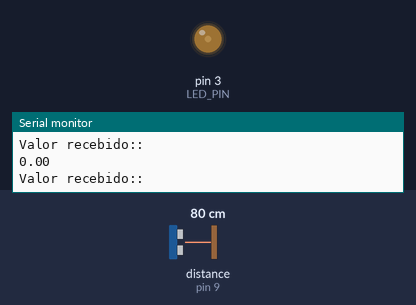
A sketch run on a simulated Arduino Uno, built with avr-gcc and run on an emulated ATmega328P. Parts: output pins drawn as LEDs (lit = HIGH), the last lines printed to the serial monitor. Wiring (inferred from the names in the program): ultrasonic range finder: trigger pin 10; echo pin 9. Inputs (shaded band) come from the test bench; at power-on: distance to the obstacle (sensor on pin 9) 80 cm. The echo pulse lasts 58.3 µs per cm; pins used as bus, display or sensor lines are not drawn.

Above: at 1.2 s.
1.3 s: distance to the obstacle (sensor on pin 9) set to 96 cm
4.3 s: distance to the obstacle (sensor on pin 9) set to 104 cm
At 5.1 s:
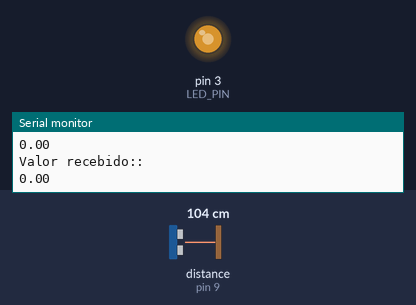
7.3 s: distance to the obstacle (sensor on pin 9) set to 2 cm
At 10.4 s:
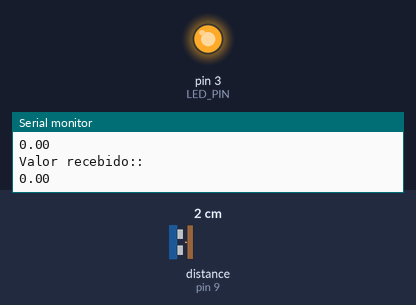
Timing chart, 0 to 11.9 s (numbered marks = the images above; inputs shaded):
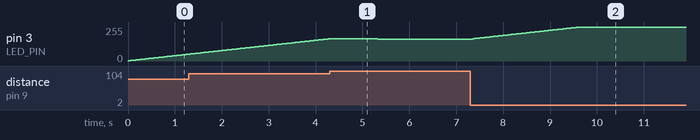

The sketch:

main.ino
```cpp
#include <Arduino.h>
#include "LEDControl.h"

float duration = 0.0;
float distance = 0.0;

// Molotov - A Oração feat. A-Ka
void setup() {
  pinMode(TRIG_PIN, OUTPUT);
  pinMode(ECHO_PIN, INPUT);
  pinMode(LED_PIN, OUTPUT);

  Serial.begin(9600);
  Serial.println("Setup is complete");
}

void loop() {
  digitalWrite(TRIG_PIN, LOW);
  delayMicroseconds(2);

  digitalWrite(TRIG_PIN, HIGH);
  delayMicroseconds(10);

  digitalWrite(TRIG_PIN, LOW);

  duration = pulseIn(ECHO_PIN, HIGH);

  distance = (duration * 0.0343) / 2;

  double percent;
  // Verifica se há dados disponíveis para leitura
  if (Serial.available() > 0) {
    double wishedPercent = Serial.parseFloat(); // Lê o valor enviado
    percent = calculateMinBrightnessPercent(wishedPercent);
  }

  Serial.println("Valor recebido:: ");
  Serial.println(percent);

  if (distance > 100) {
    reduceBrightness(percent);
  } else {
    increaseBrightness();
  }
}
```

LEDControl.cpp
```cpp
#include <Arduino.h>
#include "LEDControl.h"

const int TRIG_PIN = 10;
const int ECHO_PIN = 9;
const int LED_PIN = 3;

const int MAX_BRIGHTNESS = 255;
const double MIN_PERCENTAGE = 8.0;

int BRIGHTNESS = 0;

double calculateMinBrightnessPercent() {
    return (MAX_BRIGHTNESS * MIN_PERCENTAGE) / 100;
}

double calculateMinBrightnessPercent(double wantedMinPercent) {
    return (MAX_BRIGHTNESS * wantedMinPercent) / 100;
}

void reduceBrightness(double targetPercent) {
    int targetBrightness = static_cast<int>(targetPercent);

    if (BRIGHTNESS > targetBrightness) {
        BRIGHTNESS--;
        analogWrite(LED_PIN, BRIGHTNESS);
        delay(1000);
    }
}

void increaseBrightness() {
    if (BRIGHTNESS < MAX_BRIGHTNESS) {
        BRIGHTNESS++;
        analogWrite(LED_PIN, BRIGHTNESS);
        delay(10);
  }
}
```

LEDControl.h
```cpp
#ifndef LEDCONTROL_H
#define LEDCONTROL_H

// Constantes para pinos
extern const int TRIG_PIN;
extern const int ECHO_PIN;
extern const int LED_PIN;

// Função para calcular a porcentagem mínima de brilho
double calculateMinBrightnessPercent();

// Função para calcular a porcentagem mínima de brilho com parametro desejado
double calculateMinBrightnessPercent(double wantedMinPercent);

// Função para reduzir o brilho do LED
void reduceBrightness(double targetPercent);

// Função para aumentar o brilho do LED
void increaseBrightness();

#endif // LEDCONTROL_H
```

Measured:
- the behaviour switches between 100 and 101 cm on distance to the obstacle (sensor on pin 9) (found by bisection; images 0 and 1)
